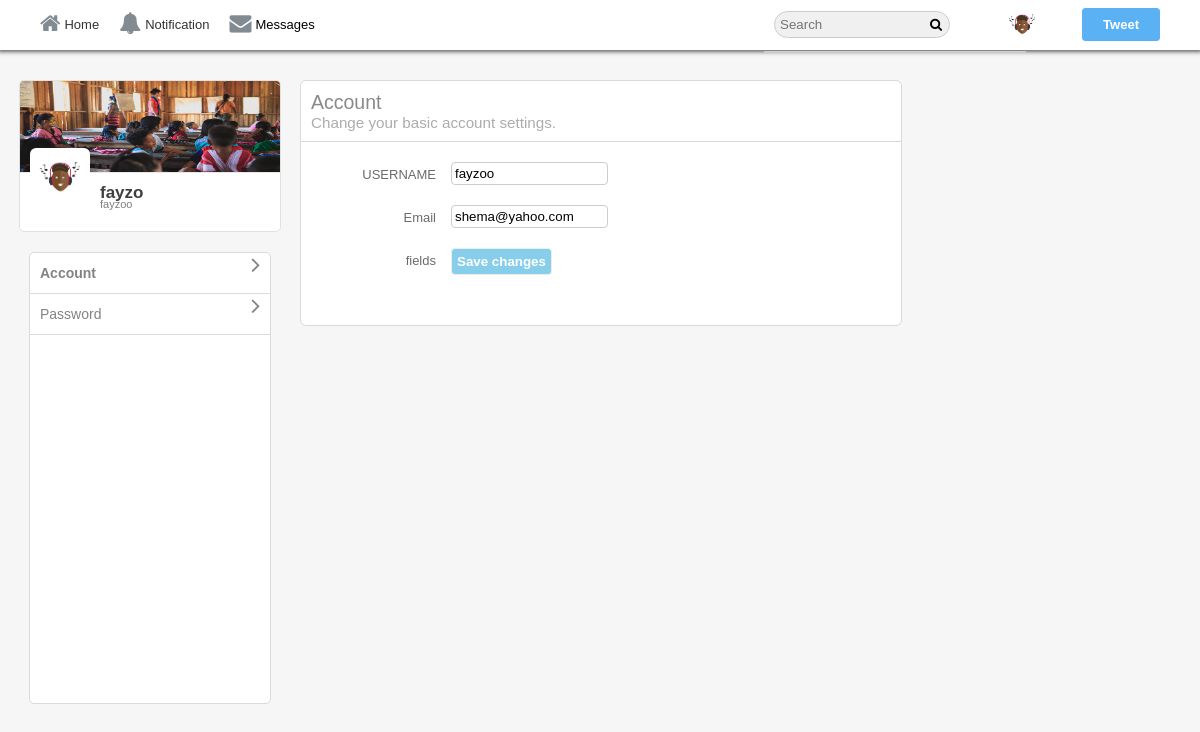
Screenshot of /settings/account.php (signed in) with the database file from the repository.
### tables this page shows
CREATE TABLE `users` (
  `user_id` int(10) UNSIGNED NOT NULL,
  `username` varchar(50) NOT NULL,
  `email` varchar(50) NOT NULL,
  `password` varchar(50) NOT NULL,
  `screenname` varchar(250) NOT NULL,
  `profile_image` varchar(250) NOT NULL,
  `profile_cover` varchar(250) NOT NULL,
  `followers` int(10) UNSIGNED NOT NULL,
  `following` int(10) UNSIGNED NOT NULL,
  `bio` varchar(250) NOT NULL,
  `country` varchar(250) NOT NULL,
  `website` varchar(250) NOT NULL
);

### core/classes/User.php (called while the page is built, shortened)
<?php
class  User
{
    public function userData($user_id)
    {
        global $db;
        $mysqli=$db->getconnection();
        $query= $mysqli->query("SELECT * FROM users WHERE user_id= '{$user_id}' ");
        $row= $query->fetch_array();
        return $row;
    }
}
?>

### settings/account.php (the view, shortened to what this page needs)
<?php
include('../core/init.php');
$user_id=$_SESSION['user_id'];
$user=$users->userData($user_id);
$notific= $notification->getNotificationCount($user_id);
?>
<html>
	<head>
        <link rel="stylesheet" href="<?php echo BASE_URL;?>assets/css/style-complete.css"/>
        <link rel="stylesheet" href="<?php echo BASE_URL;?>assets/css/font/css/font-awesome.min.css"/>
	</head>
<body>
<div class="wrapper">
<div class="header-wrapper">
<div class="nav-container">
   <div class="nav">
		 <div class="nav-left">
		     <ul>
				<li><a href="<?php echo BASE_URL ;?>home"><i class="fa fa-home" aria-hidden="true"></i>Home</a></li>
				<li><a href="<?php echo BASE_URL ;?>i.notifications"><i class="fa fa-bell" aria-hidden="true"></i>Notification</a></li>
				<li id='messagePopup'><i class="fa fa-envelope" aria-hidden="true"></i>Messages<span id="messages"><?php if( $notific['totalmessage'] > 0){echo '<span class="span-i">'.$notific['totalmessage'].'</span>'; } ?></span></li>
			</ul>
		</div>
		<div class="nav-right">
			<ul>
				<li><input type="text" placeholder="Search" class="search"/><i class="fa fa-search" aria-hidden="true"></i></li>
				<div class="nav-right-down-wrap">
				</div>
				<?php if (isset($user_id) == $user['user_id']  && empty($user['profile_image']) == 1) {
					   echo '<li class="hover"><label class="drop-label" for="drop-wrap1"><img src="'.BASE_URL.NO_PROFILE_IMAGE_URL.'" /></label>';
		                }elseif (isset($user_id) == $user['user_id']  && !empty($user['profile_image']) == $user['profile_image']) {
				        	   echo '<li class="hover"><label class="drop-label" for="drop-wrap1"><img src="'.BASE_URL.$user["profile_image"].'"/></label>';
		                }
		                ?>
				</li>
				<li><label for="pop-up-tweet">Tweet</label></li>
			</ul>
		</div>
	</div>
</div>
</div>
	<div class="container-wrap">
		<div class="lefter">
			<div class="inner-lefter">
				<div class="acc-info-wrap">
					<div class="acc-info-bg">
						<?php if (isset($user_id) == $user['user_id']  && empty($user['profile_cover']) == 1) {
				    	   echo '<img src="'.BASE_URL.NO_COVER_IMAGE_URL.'" />';
		                }elseif (isset($user_id) == $user['user_id']  && !empty($user['profile_cover']) == $user['profile_cover']) {
				        	   echo '<img src="'.BASE_URL.$user["profile_cover"].'"/>';
		                }
		                ?>
					</div>
					<div class="acc-info-img">
						<?php if (isset($user_id) == $user['user_id']  && empty($user['profile_image']) == 1) {
				        	   echo '<img src="'.BASE_URL.NO_PROFILE_IMAGE_URL.'" />';
		                }elseif (isset($user_id) == $user['user_id']  && !empty($user['profile_image']) == $user['profile_image']) {
				        	   echo '<img src="'.BASE_URL.$user["profile_image"].'"/>';
		                }
		                ?>
					</div>
					<div class="acc-info-name">
						<h3><?php echo $user['screenname'];?></h3>
						<span><a href="<?php echo BASE_URL;?><?php echo $user['username'];?>"><?php echo $user['username'];?></a></span>
					</div>
				</div>
				<div class="option-box">
					<ul>
						<li>
							<a href="<?php echo BASE_URL;?>settings.account" class="bold">
							<div>
								Account
								<span><i class="fa fa-angle-right" aria-hidden="true"></i></span>
							</div>
							</a>
						</li>
						<li>
							<a href="<?php echo BASE_URL;?>settings.password">
							<div>
								Password
								<span><i class="fa fa-angle-right" aria-hidden="true"></i></span>
							</div>
							</a>
						</li>
					</ul>
				</div>
			</div>
		</div>
		<div class="righter">
			<div class="inner-righter">
				<div class="acc">
					<div class="acc-heading">
						<h2>Account</h2>
						<h3>Change your basic account settings.</h3>
					</div>
					<div class="acc-content">
					<form method="POST">
						<div class="acc-wrap">
							<div class="acc-left">
								USERNAME
							</div>
							<div class="acc-right">
								<input type="text" name="username" value="<?php echo $user['username'];?>"/>
							</div>
						</div>
						<div class="acc-wrap">
							<div class="acc-left">
								Email
							</div>
							<div class="acc-right">
								<input type="text" name="email" value="<?php echo $user['email'];?>"/>
							</div>
						</div>
						<div class="acc-wrap">
							<div class="acc-left">
								fields
							</div>
							<div class="acc-right">
								<input type="Submit" name="submit" value="Save changes"/>
							</div>
							<div class="settings-error">
   							</div>
						</div>
					</form>
					</div>
				</div>
			</div>
		</div>
	</div>
	</div>
</body>
</html>

### assets/css/style-complete.css (style rules this page uses)
* { margin: 0px auto; padding: 0px; font-family: Helvetica; }
body { font-family: Helvetica; font-size: 13px; background: #f6f6f6; }
ul { list-style:none; }
.wrapper { width:100%; }
.header-wrapper { width:100%; background:white; position: fixed; top:0; z-index: 10000; }
.nav-container { width:95%; margin:0px auto; }
.nav { width:100%; height:50px; }
.nav ul li { line-height: 50px; float:left; margin-right: 0px; padding: 0px 10px; cursor:pointer; transition: all 200ms ease-in-out; }
.nav ul li a { color:#333; text-decoration:none; }
.nav-left { width:50%; float:left; }
.nav-right { width:50%; float:right; }
.nav-right ul { float:right; }
.nav .nav-left ul li i { margin-right: 4px; color: #828a92; font-size: 22px; position: relative; top: 2px; }
.drop-label { background: none !important; border: none !important; }
.nav-right { height: 50px; }
.nav .nav-right ul li img { width: 40px; margin-top: 5px; }
.nav .nav-right ul li input[type="text"] { padding: 5px 20px 5px 5px; border: 1px solid #ccc; background: #f0f0f0; border-radius: 15px; }
.nav .nav-right ul li label { background: #5ab2f5; border: 1px solid #5ab2f5; padding: 8px 20px; border-radius: 4px; color: #fff; font-weight: 600; -webkit-user-select: none; -moz-user-select:none; user-select: none; cursor:pointer; }
.nav .nav-right ul li .fa { left: -20px; position: relative; }
label { cursor: pointer; }
.header-wrapper { box-shadow: 0px 0px 4px 2px #6c6565; }
.container-wrap { width: 100%; margin-top: 80px; }
.acc-heading { border-bottom: 1px solid #d4dbde; padding: 10px; }
.acc-heading h3 { color: #abacad; font-weight: normal; }
.acc-heading h2 { color: #898989; font-weight: normal; }
.settings-error { width: 100%; overflow: hidden; color: #919295; text-align: center; margin-top: 10px; padding: 10px 0px; }
.lefter { width: 25%; float: left; }
.righter { width: 69%; float: left; }
.inner-righter { width: 600px; background: #fff; border: 1px solid #d4dbde; border-radius: 6px; float: left; }
.acc-left { float: left; margin: 5px 15px; width: 20%; color: #6b6b6c; text-align: right; }
.acc-right { width: 100%; }
.acc-wrap { margin: 20px 0px; }
.acc-right input[type="text"] { border: 1px solid #d1cbcb; padding: 3px; border-radius: 4px; }
.acc-right input[type="submit"] { color: #fff; background: skyblue; border: 1px solid #ededed; padding: 5px; border-radius: 4px; font-weight: bold; cursor:pointer; }
.acc-info-wrap { width: 260px; background: #fff; height: 150px; border: 1px solid #e1e1e1; border-radius: 5px; overflow: hidden; cursor: pointer; }
.acc-info-bg { border-bottom: 1px solid #e9e7e7; }
.acc-info-bg img { width: 100%; height: 91px; }
.acc-info-img { position: relative; bottom: 25px; left: 10px; float: left; }
.acc-info-img img { width: 60px; border-radius: 6px; }
.acc-info-name { position: relative; left: 20px; top: 10px; }
.acc-info-name h3 { font-size: 17px; color: #3F3F3F; }
.acc-info-name span { font-weight: normal; font-size: 11px; margin: 0px; position: relative; top: -5px; color: #7e7e7e; }
.acc-info-name span a { text-decoration:none; color: #7e7e7e; }
.option-box { margin-top: 20px; background: #fff; width: 80%; height: 450px; border: 1px solid #dbdbdb; border-radius: 5px; }
.option-box ul { list-style: none; }
.option-box ul li { line-height: 40px; font-size: 14px; border-bottom: 1px solid #dbdbdb; }
.option-box ul li a { text-decoration: none; color: #838383; display: block; padding-left: 10px; }
.option-box ul li span { float: right; margin: 0px 10px; font-size: 24px; font-weight: bolder; }
.bold { font-weight: bolder; color: #3e3e3e; }
.nav-right-down-wrap { width: 260px; border: 1px solid #ccc; overflow: hidden; position: absolute; background: #fff; top: 51px; }

### rows the page displays
users: profile_image (picture), profile_cover (picture), screenname "fayzo", username "fayzoo", email "shema@yahoo.com"
